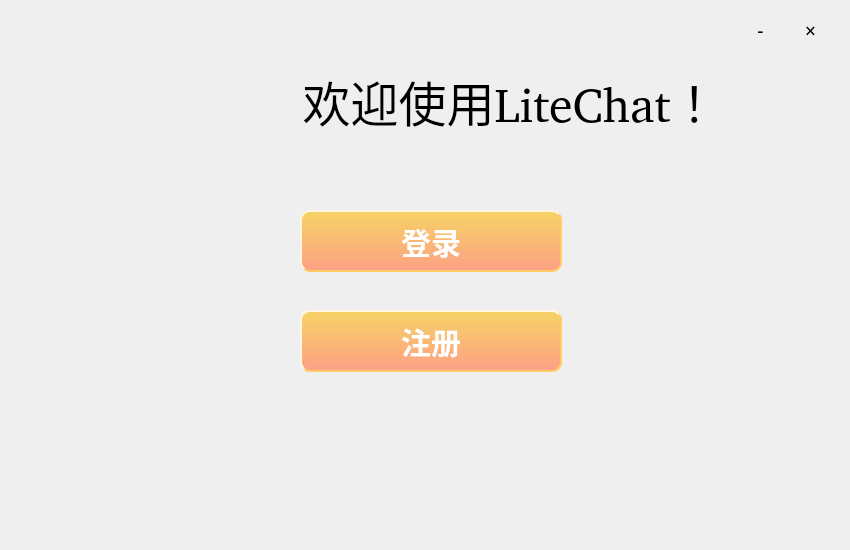
<?xml version="1.0" encoding="UTF-8"?>
<ui version="4.0">
 <class>Welcome</class>
 <widget class="QWidget" name="Welcome">
  <property name="geometry">
   <rect>
    <x>0</x>
    <y>0</y>
    <width>850</width>
    <height>550</height>
   </rect>
  </property>
  <property name="maximumSize">
   <size>
    <width>850</width>
    <height>550</height>
   </size>
  </property>
  <property name="windowTitle">
   <string>LiteChat-欢迎</string>
  </property>
  <widget class="QLabel" name="title">
   <property name="geometry">
    <rect>
     <x>140</x>
     <y>20</y>
     <width>741</width>
     <height>161</height>
    </rect>
   </property>
   <property name="font">
    <font>
     <family>造字工房致黑（非商用）常规体</family>
     <pointsize>36</pointsize>
     <weight>50</weight>
     <bold>false</bold>
    </font>
   </property>
   <property name="text">
    <string>欢迎使用LiteChat！</string>
   </property>
   <property name="alignment">
    <set>Qt::AlignCenter</set>
   </property>
  </widget>
  <widget class="QPushButton" name="go_register">
   <property name="geometry">
    <rect>
     <x>300</x>
     <y>310</y>
     <width>262</width>
     <height>62</height>
    </rect>
   </property>
   <property name="font">
    <font>
     <family>Microsoft YaHei</family>
     <pointsize>-1</pointsize>
     <weight>75</weight>
     <italic>false</italic>
     <bold>true</bold>
    </font>
   </property>
   <property name="contextMenuPolicy">
    <enum>Qt::DefaultContextMenu</enum>
   </property>
   <property name="styleSheet">
    <string notr="true">QPushButton
{
    color:#ffffff; /*文字颜色*/
    background-color:qlineargradient(x1: 0, y1: 0, x2: 0, y2: 1, stop:0 #f6d365, stop: 1 #fda085);/*背景色*/
    border-style:outset; /*边框风格*/
    border-width:2px;/*边框宽度*/
    border-color:#FFCC66; /*边框颜色*/
    border-radius:10px; /*边框倒角*/
    font:Bold 30px; /*字体*/
    font-family: &quot;Microsoft YaHei&quot;;
    min-width:250px;/*控件最小宽度*/
    min-height:50px;/*控件最小高度*/
    padding:4px;/*内边距*/
}
 
QPushButton:hover
{
    color:#ffffff; /*文字颜色*/
    background-color:qlineargradient(x1: 0, y1: 0, x2: 0, y2: 1, stop:0 #fda085, stop: 1 #fee140);/*背景色*/
    border-style:outset; /*边框风格*/
    border-width:2px;/*边框宽度*/
    border-color:#FFCC66; /*边框颜色*/
    border-radius:10px; /*边框倒角*/
    font:Bold 30px; /*字体*/
    font-family: &quot;Microsoft YaHei&quot;;
    min-width:250px;/*控件最小宽度*/
    min-height:50px;/*控件最小高度*/
    padding:4px;/*内边距*/
}
QPushButton:pressed
{
    color:#ffffff; /*文字颜色*/
    background-color:qlineargradient(x1: 0, y1: 0, x2: 0, y2: 1, stop:0 #fda085, stop: 1 #43e97b);/*背景色*/
    border-style:outset; /*边框风格*/
    border-width:2px;/*边框宽度*/
    border-color:#FFCC66; /*边框颜色*/
    border-radius:10px; /*边框倒角*/
    font:Bold 30px; /*字体*/
    font-family: &quot;Microsoft YaHei&quot;;
    min-width:250px;/*控件最小宽度*/
    min-height:50px;/*控件最小高度*/
    padding:4px;/*内边距*/
}



</string>
   </property>
   <property name="text">
    <string>注册</string>
   </property>
  </widget>
  <widget class="QPushButton" name="go_login">
   <property name="geometry">
    <rect>
     <x>300</x>
     <y>210</y>
     <width>262</width>
     <height>62</height>
    </rect>
   </property>
   <property name="font">
    <font>
     <family>Microsoft YaHei</family>
     <pointsize>-1</pointsize>
     <weight>75</weight>
     <italic>false</italic>
     <bold>true</bold>
    </font>
   </property>
   <property name="styleSheet">
    <string notr="true">QPushButton
{
    color:#ffffff; /*文字颜色*/
    background-color:qlineargradient(x1: 0, y1: 0, x2: 0, y2: 1, stop:0 #f6d365, stop: 1 #fda085);/*背景色*/
    border-style:outset; /*边框风格*/
    border-width:2px;/*边框宽度*/
    border-color:#FFCC66; /*边框颜色*/
    border-radius:10px; /*边框倒角*/
    font:Bold 30px; /*字体*/
    font-family: &quot;Microsoft YaHei&quot;;
    min-width:250px;/*控件最小宽度*/
    min-height:50px;/*控件最小高度*/
    padding:4px;/*内边距*/
}
 
QPushButton:hover
{
    color:#ffffff; /*文字颜色*/
    background-color:qlineargradient(x1: 0, y1: 0, x2: 0, y2: 1, stop:0 #fda085, stop: 1 #fee140);/*背景色*/
    border-style:outset; /*边框风格*/
    border-width:2px;/*边框宽度*/
    border-color:#FFCC66; /*边框颜色*/
    border-radius:10px; /*边框倒角*/
    font:Bold 30px; /*字体*/
    font-family: &quot;Microsoft YaHei&quot;;
    min-width:250px;/*控件最小宽度*/
    min-height:50px;/*控件最小高度*/
    padding:4px;/*内边距*/
}
QPushButton:pressed
{
    color:#ffffff; /*文字颜色*/
    background-color:qlineargradient(x1: 0, y1: 0, x2: 0, y2: 1, stop:0 #fda085, stop: 1 #43e97b);/*背景色*/
    border-style:outset; /*边框风格*/
    border-width:2px;/*边框宽度*/
    border-color:#FFCC66; /*边框颜色*/
    border-radius:10px; /*边框倒角*/
    font:Bold 30px; /*字体*/
    font-family: &quot;Microsoft YaHei&quot;;
    min-width:250px;/*控件最小宽度*/
    min-height:50px;/*控件最小高度*/
    padding:4px;/*内边距*/
}



</string>
   </property>
   <property name="text">
    <string>登录</string>
   </property>
  </widget>
  <widget class="QLabel" name="label">
   <property name="geometry">
    <rect>
     <x>0</x>
     <y>0</y>
     <width>850</width>
     <height>550</height>
    </rect>
   </property>
   <property name="styleSheet">
    <string notr="true">border-image: url(:/pic/background.png);</string>
   </property>
   <property name="text">
    <string/>
   </property>
  </widget>
  <widget class="QLabel" name="label_2">
   <property name="geometry">
    <rect>
     <x>15</x>
     <y>15</y>
     <width>161</width>
     <height>161</height>
    </rect>
   </property>
   <property name="styleSheet">
    <string notr="true">border-image: url(:/pic/theychat-mini.png);</string>
   </property>
   <property name="text">
    <string/>
   </property>
  </widget>
  <widget class="QToolButton" name="close">
   <property name="geometry">
    <rect>
     <x>790</x>
     <y>10</y>
     <width>41</width>
     <height>41</height>
    </rect>
   </property>
   <property name="font">
    <font>
     <family>Microsoft YaHei</family>
     <pointsize>14</pointsize>
    </font>
   </property>
   <property name="cursor">
    <cursorShape>PointingHandCursor</cursorShape>
   </property>
   <property name="text">
    <string>×</string>
   </property>
   <property name="autoRaise">
    <bool>true</bool>
   </property>
  </widget>
  <widget class="QToolButton" name="minimize">
   <property name="geometry">
    <rect>
     <x>740</x>
     <y>10</y>
     <width>41</width>
     <height>41</height>
    </rect>
   </property>
   <property name="font">
    <font>
     <family>Microsoft YaHei</family>
     <pointsize>14</pointsize>
    </font>
   </property>
   <property name="cursor">
    <cursorShape>PointingHandCursor</cursorShape>
   </property>
   <property name="text">
    <string>-</string>
   </property>
   <property name="autoRaise">
    <bool>true</bool>
   </property>
  </widget>
  <zorder>label</zorder>
  <zorder>title</zorder>
  <zorder>go_register</zorder>
  <zorder>go_login</zorder>
  <zorder>label_2</zorder>
  <zorder>close</zorder>
  <zorder>minimize</zorder>
 </widget>
 <resources/>
 <connections/>
</ui>
